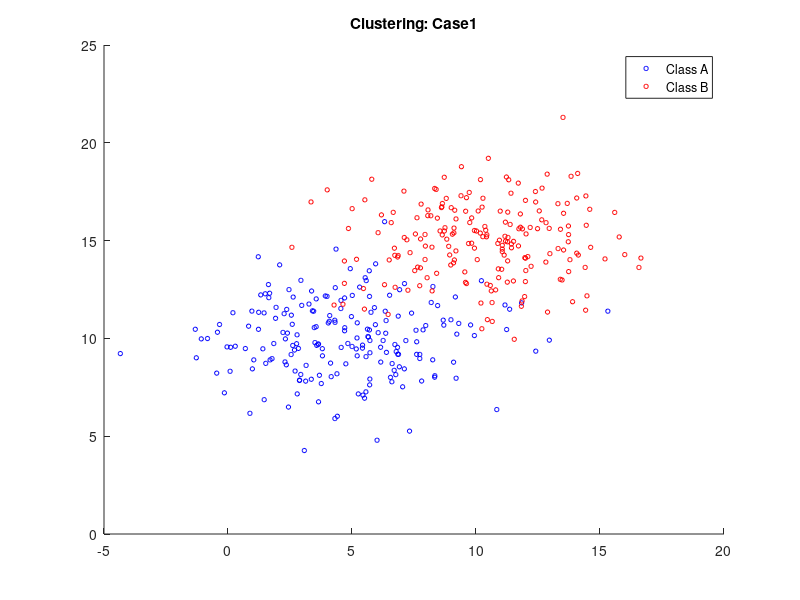

Write MATLAB code to recreate this figure. (Note: this script raises an error after producing the figure.)
clear all;
close all;

MU1 = [5 10];
SIGMA1 = [8 0; 0 4];
MU2 = [10 15];
SIGMA2 = [8 0; 0 4];
% X1 = mvnrnd(MU1,SIGMA1,200);
% X2 = mvnrnd(MU2,SIGMA2,200);
% 
% SIGMA1 = cov(X1);
% SIGMA2 = cov(X2);

R1 = chol(SIGMA1);
R2= chol(SIGMA2);


%X=[repmat(MU1,200,1) + randn(200,2)*R1,repmat(MU2,200,1) + randn(200,2)*R2];

X1 = repmat(MU1,200,1) + randn(200,2)*R1;
X2 = repmat(MU2,200,1) + randn(200,2)*R2;

SIGMA1 = cov(X1);
SIGMA2 = cov(X2);

figure;
title('Clustering: Case1')
hold on;

scatter(X1(:,1), X1(:,2), 10, 'b');
scatter(X2(:,1), X2(:,2), 10, 'r');

[a_vectors, a_values] = eigs(SIGMA1)
[b_vectors, b_values] = eigs(SIGMA2)

legend('Class A', 'Class B');

a_theta = atan2(a_vectors(2,1), a_vectors(1,1));
plot_ellipse(MU1(1), MU1(2), a_theta, sqrt(a_values(1,1)), sqrt(a_values(2,2)));

b_theta = atan2(b_vectors(2,1), b_vectors(1,1));
plot_ellipse(MU2(1), MU2(2), b_theta, sqrt(b_values(1,1)),sqrt(b_values(2,2)));